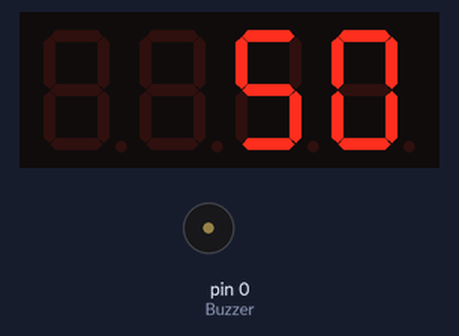
Bench run of a sketch on a simulated Arduino Uno, built with avr-gcc and run on an emulated ATmega328P. Shown: 4-digit seven-segment display, buzzer (waves = sounding, pin HIGH).

Above: at 0.1 s.
At 4.8 s:
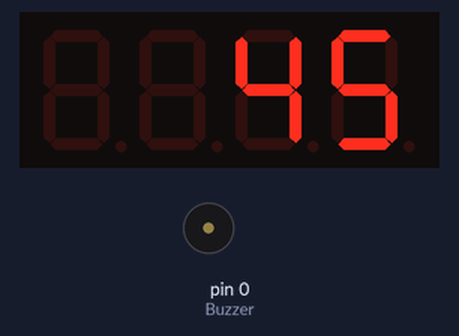
At 9.6 s:
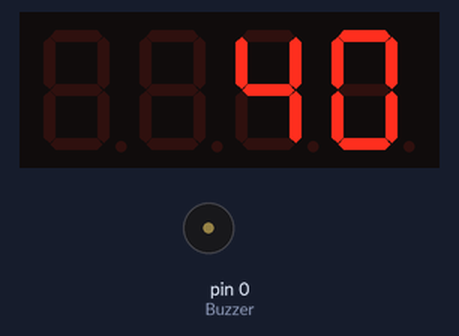
At 19.1 s:
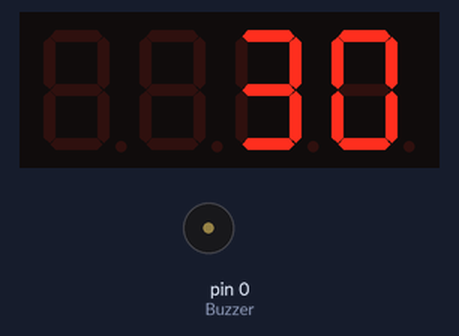
At 28.6 s:
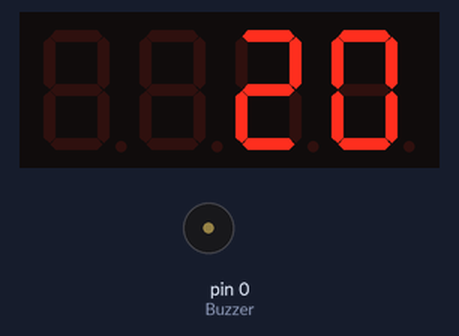
At 39.1 s:
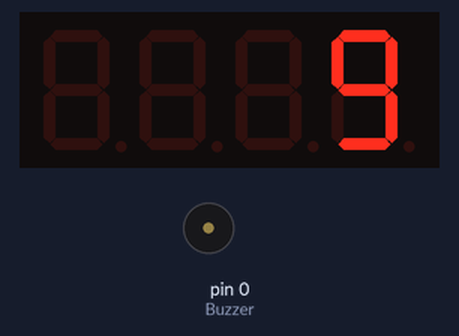

Measured:
- what the display in image 1 shows lasts 0.9 s, from 4.8 s to 5.7 s

The sketch:

4digit7seg.ino
```cpp
#include <TM1637Display.h>
#define Buzzer 0
#define CLK 1
#define DIO 2
#define DELAY 930
TM1637Display display(CLK, DIO);

void setup()
{pinMode(Buzzer,OUTPUT);
}

void loop(){
  display.setBrightness(10);
  for(int k = 50; k > 0; k--){
     if (k > 0 && k < 3 )
       digitalWrite(Buzzer,1);
     else
      digitalWrite(Buzzer,0);

    display.showNumberDec(k);
    delay(DELAY);
  }
}
```
